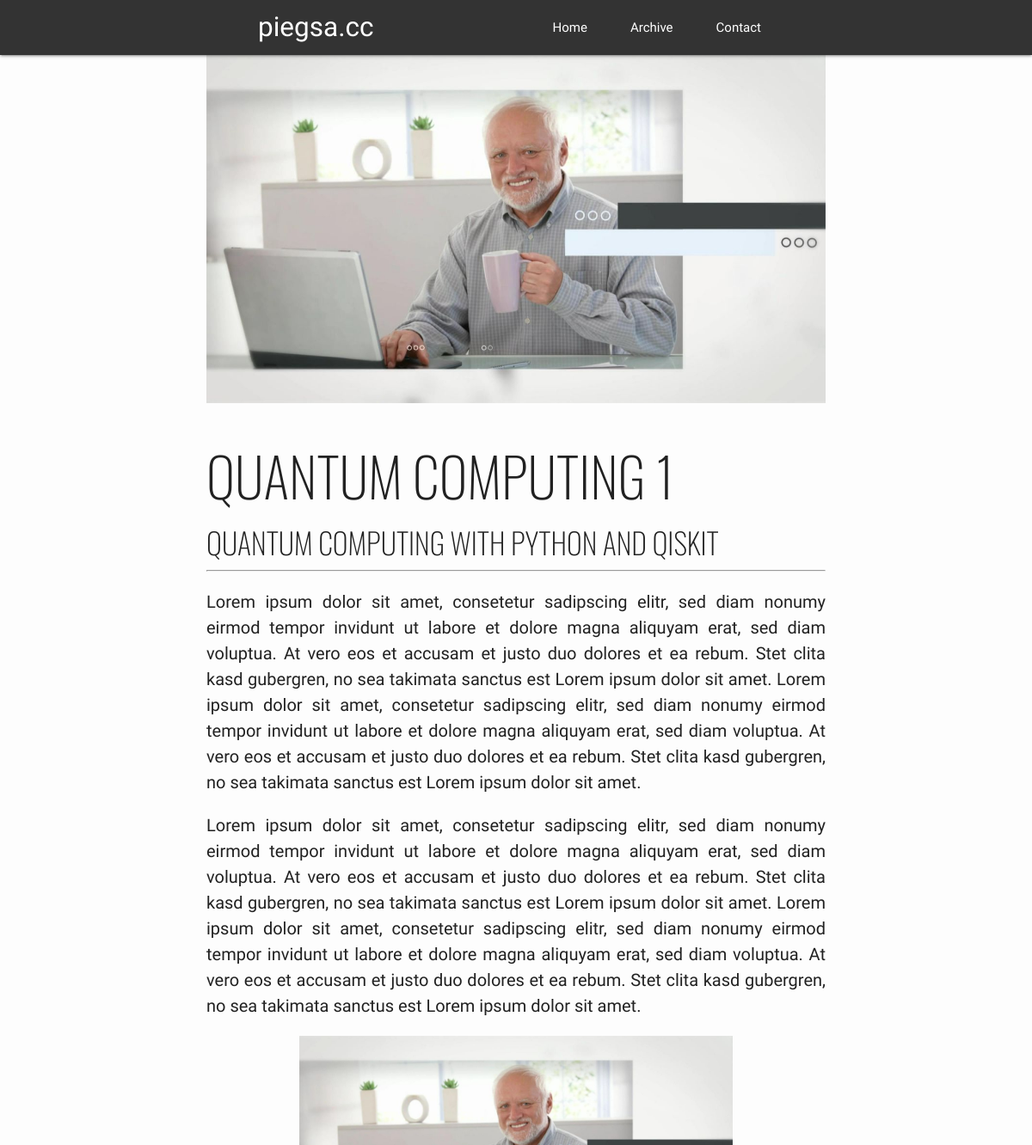
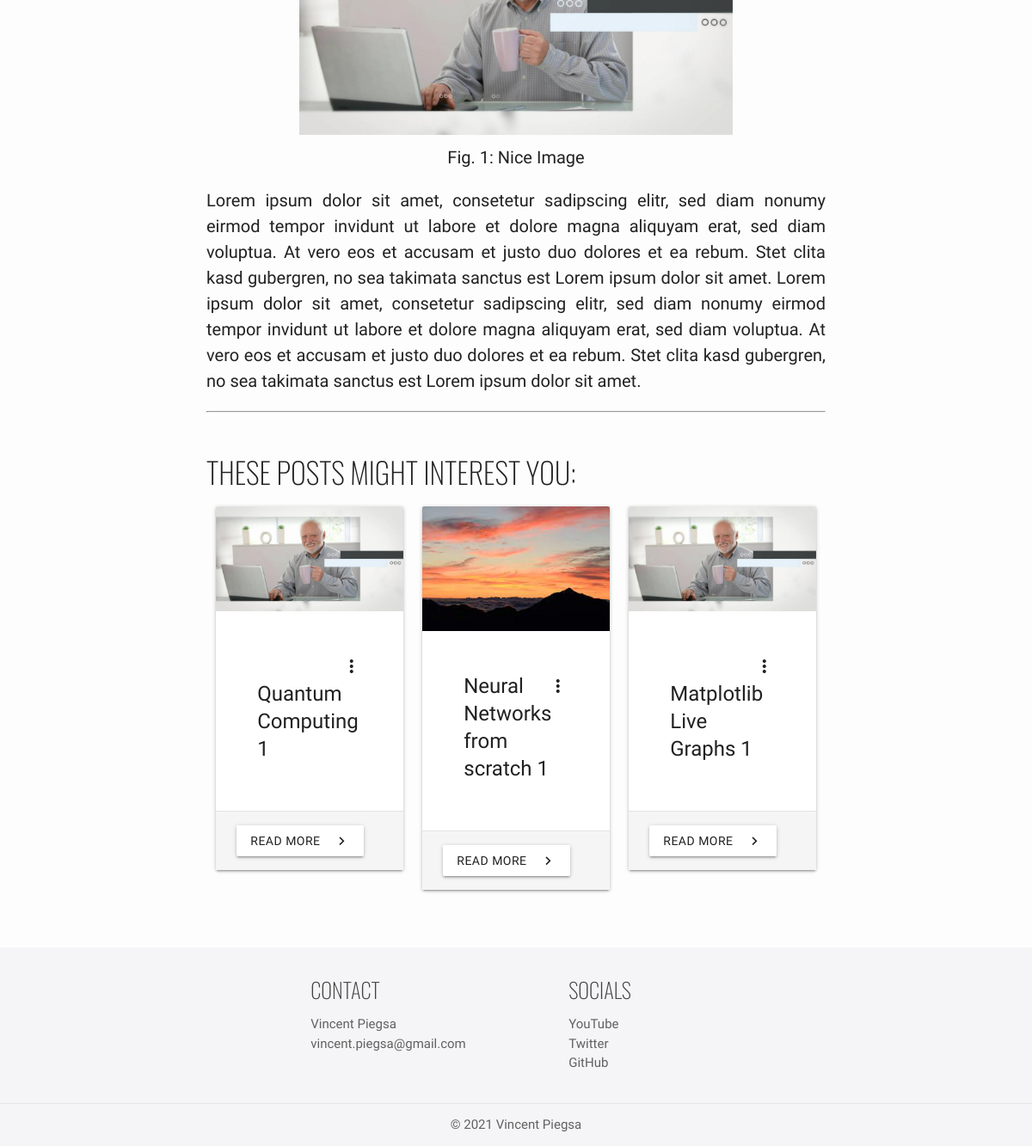
Screenshot of /archive/post_1 with the database file from the repository (2 pictures, top to bottom).
### components/models.py (models this page shows)
class Post(db.Model):
	id = db.Column(db.Integer, primary_key=True)
	title = db.Column(db.String(128), unique=True, nullable=False)
	subtitle = db.Column(db.String(256), nullable=False)
	img = db.Column(db.String(256), nullable=False)
	url = db.Column(db.String(256), unique=True)
	pub_date = db.Column(db.DateTime, nullable=False, default=datetime.utcnow)
	def __repr__(self):
		return f'Post #{self.id}: {self.title}, published on {self.pub_date}'

### components/blog/views.py (the view)
@blog.route('/archive/<post>')
def archive_post(post):
	a = Post.query.filter_by(url=post).first()
	print(a)
	return render_template(f'blog/posts/{post}.html', post=Post.query.filter_by(url=post).first(), recommended_posts=Post.query.all()[:3])

### components/templates/blog/posts/post_1.html
{% extends "post.html" %}
{% block post_body %}
<div id="post-body">
	<p class="flow-text">
		Lorem ipsum dolor sit amet, consetetur sadipscing elitr, sed diam nonumy eirmod tempor invidunt ut labore et dolore magna aliquyam erat, sed diam voluptua. At vero eos et accusam et justo duo dolores et ea rebum. Stet clita kasd gubergren, no sea takimata sanctus est Lorem ipsum dolor sit amet. Lorem ipsum dolor sit amet, consetetur sadipscing elitr, sed diam nonumy eirmod tempor invidunt ut labore et dolore magna aliquyam erat, sed diam voluptua. At vero eos et accusam et justo duo dolores et ea rebum. Stet clita kasd gubergren, no sea takimata sanctus est Lorem ipsum dolor sit amet.
	</p>
	<p class="flow-text">
		Lorem ipsum dolor sit amet, consetetur sadipscing elitr, sed diam nonumy eirmod tempor invidunt ut labore et dolore magna aliquyam erat, sed diam voluptua. At vero eos et accusam et justo duo dolores et ea rebum. Stet clita kasd gubergren, no sea takimata sanctus est Lorem ipsum dolor sit amet. Lorem ipsum dolor sit amet, consetetur sadipscing elitr, sed diam nonumy eirmod tempor invidunt ut labore et dolore magna aliquyam erat, sed diam voluptua. At vero eos et accusam et justo duo dolores et ea rebum. Stet clita kasd gubergren, no sea takimata sanctus est Lorem ipsum dolor sit amet.
	</p>
	<div class="container">
		<img class="responsive-img" src="{{ url_for('static', filename=post.img) }}">
		<figcaption style="text-align: center; font-size: 20px; margin-top: 5px;">Fig. 1: Nice Image</figcaption>
	</div>
	<p class="flow-text">
		Lorem ipsum dolor sit amet, consetetur sadipscing elitr, sed diam nonumy eirmod tempor invidunt ut labore et dolore magna aliquyam erat, sed diam voluptua. At vero eos et accusam et justo duo dolores et ea rebum. Stet clita kasd gubergren, no sea takimata sanctus est Lorem ipsum dolor sit amet. Lorem ipsum dolor sit amet, consetetur sadipscing elitr, sed diam nonumy eirmod tempor invidunt ut labore et dolore magna aliquyam erat, sed diam voluptua. At vero eos et accusam et justo duo dolores et ea rebum. Stet clita kasd gubergren, no sea takimata sanctus est Lorem ipsum dolor sit amet.
	</p>
</div>
{% endblock %}

### components/templates/post.html (shortened to what this page needs)
{% extends "layout.html" %}
{% block content %}
{% if post %}
<div id="post-head">
	{% if post.img %}
		<img class="responsive-img" src="{{ url_for('static', filename=post.img) }}">
	{% endif %}
	<h1>{{ post.title }}</h1>
	<h4>{{ post.subtitle }}</h4>
</div>
<hr/>
{% block post_body %}
{% endblock %}
<hr/>
<div id="post-foot" style="margin-top: 50px;">
	<h4>These posts might interest you:</h4>
	<div class="row">
		{% for recommended_post in recommended_posts %}
		<div class="col l4 s12" style="height: 450px;">
			<div class="card hoverable sticky-action">
				<div class="card-image waves-effect waves-block waves-light">
					<img class="activator responsive-img thumbnail" src="{{ url_for('static', filename=recommended_post.img) }}">
				</div>
				<div class="card-content">
					<div class="card-content">
						<div class="card-title activator grey-text text-darken-4">
							<i class="material-icons right">more_vert</i>
							<p style="width: 90%;">{{ recommended_post.title }}</p>
						</div>
					</div>
				</div>
				<div class="card-action grey lighten-4">
					<a class="btn waves-effect waves-dark grey-text text-darken-4 white" href="{{ url_for('blog.archive_post', post=recommended_post.url) }}">Read More<i class="material-icons right">chevron_right</i></a>
				</div>
				</div>
		</div>
		{% endfor %}
	</div>
</div>
{% endif %}
{% endblock %}

### components/templates/layout.html (style rules this page uses)
body { display: flex; min-height: 100vh; flex-direction: column; font-family: 'Work Sans', sans-serif; background-color: rgb(253, 253, 253); }
h1, h2, h3, h4, h5, h6 { font-family: 'Oswald', sans-serif; text-transform: uppercase; font-weight: 100; }
.flow-text { font-size: 20px; text-align: justify; }
img.thumbnail { max-height: 200px; overflow: hidden; }

### rows the page displays
Post: img (picture), title "QUANTUM COMPUTING 1", subtitle "QUANTUM COMPUTING WITH PYTHON AND QISKIT", title "Quantum Computing 1"
Post: img (picture), title "Neural Networks from scratch 1"
Post: img (picture), title "Matplotlib Live Graphs 1"
